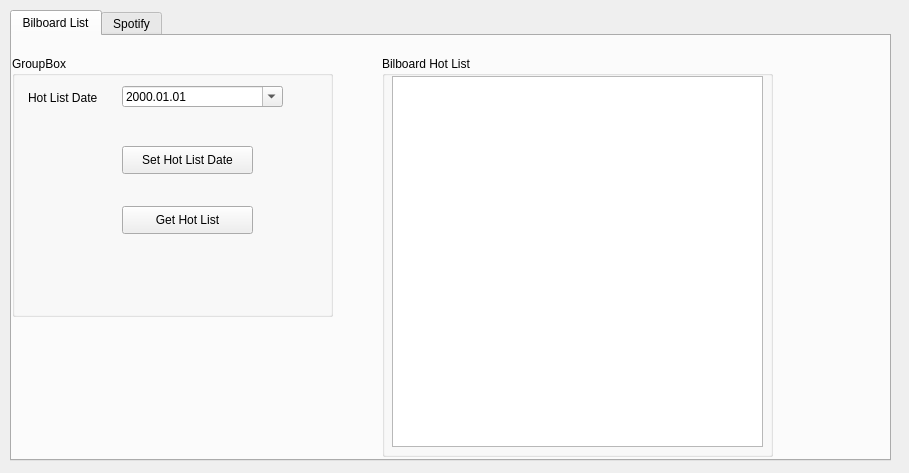
<?xml version="1.0" encoding="UTF-8"?>
<ui version="4.0">
 <class>Form</class>
 <widget class="QWidget" name="Form">
  <property name="geometry">
   <rect>
    <x>0</x>
    <y>0</y>
    <width>909</width>
    <height>473</height>
   </rect>
  </property>
  <property name="windowTitle">
   <string>Form</string>
  </property>
  <widget class="QTabWidget" name="tabWidget">
   <property name="geometry">
    <rect>
     <x>10</x>
     <y>10</y>
     <width>881</width>
     <height>451</height>
    </rect>
   </property>
   <property name="currentIndex">
    <number>0</number>
   </property>
   <widget class="QWidget" name="tab">
    <attribute name="title">
     <string>Bilboard List</string>
    </attribute>
    <widget class="QGroupBox" name="gpbox_hotlist">
     <property name="geometry">
      <rect>
       <x>370</x>
       <y>20</y>
       <width>391</width>
       <height>401</height>
      </rect>
     </property>
     <property name="title">
      <string>Bilboard Hot List</string>
     </property>
     <widget class="QListWidget" name="listWidget">
      <property name="geometry">
       <rect>
        <x>10</x>
        <y>20</y>
        <width>371</width>
        <height>371</height>
       </rect>
      </property>
     </widget>
    </widget>
    <widget class="QGroupBox" name="groupBox_2">
     <property name="geometry">
      <rect>
       <x>0</x>
       <y>20</y>
       <width>321</width>
       <height>261</height>
      </rect>
     </property>
     <property name="title">
      <string>GroupBox</string>
     </property>
     <widget class="QLabel" name="label_5">
      <property name="geometry">
       <rect>
        <x>16</x>
        <y>34</y>
        <width>81</width>
        <height>16</height>
       </rect>
      </property>
      <property name="text">
       <string>Hot List Date</string>
      </property>
     </widget>
     <widget class="QDateEdit" name="dateEdit">
      <property name="geometry">
       <rect>
        <x>110</x>
        <y>30</y>
        <width>161</width>
        <height>21</height>
       </rect>
      </property>
      <property name="displayFormat">
       <string>yyyy.MM.dd</string>
      </property>
      <property name="calendarPopup">
       <bool>true</bool>
      </property>
     </widget>
     <widget class="QPushButton" name="btn_hlistdate">
      <property name="geometry">
       <rect>
        <x>110</x>
        <y>90</y>
        <width>131</width>
        <height>28</height>
       </rect>
      </property>
      <property name="text">
       <string>Set Hot List Date</string>
      </property>
     </widget>
     <widget class="QPushButton" name="btn_gethotlist">
      <property name="geometry">
       <rect>
        <x>110</x>
        <y>150</y>
        <width>131</width>
        <height>28</height>
       </rect>
      </property>
      <property name="cursor">
       <cursorShape>ArrowCursor</cursorShape>
      </property>
      <property name="text">
       <string>Get Hot List</string>
      </property>
     </widget>
    </widget>
   </widget>
   <widget class="QWidget" name="tab_2">
    <attribute name="title">
     <string>Spotify</string>
    </attribute>
    <widget class="QGroupBox" name="gbox_info">
     <property name="geometry">
      <rect>
       <x>20</x>
       <y>20</y>
       <width>301</width>
       <height>261</height>
      </rect>
     </property>
     <property name="title">
      <string>Settings</string>
     </property>
     <widget class="QLabel" name="label">
      <property name="geometry">
       <rect>
        <x>10</x>
        <y>30</y>
        <width>55</width>
        <height>16</height>
       </rect>
      </property>
      <property name="text">
       <string>Client ID</string>
      </property>
     </widget>
     <widget class="QLineEdit" name="cl_idtext">
      <property name="geometry">
       <rect>
        <x>104</x>
        <y>25</y>
        <width>161</width>
        <height>22</height>
       </rect>
      </property>
     </widget>
     <widget class="QLabel" name="label_2">
      <property name="geometry">
       <rect>
        <x>10</x>
        <y>60</y>
        <width>61</width>
        <height>16</height>
       </rect>
      </property>
      <property name="text">
       <string>Client Sec</string>
      </property>
     </widget>
     <widget class="QLineEdit" name="cl_sectext">
      <property name="geometry">
       <rect>
        <x>104</x>
        <y>57</y>
        <width>161</width>
        <height>22</height>
       </rect>
      </property>
     </widget>
     <widget class="QLineEdit" name="txt_playlist">
      <property name="geometry">
       <rect>
        <x>104</x>
        <y>91</y>
        <width>161</width>
        <height>22</height>
       </rect>
      </property>
     </widget>
     <widget class="QLabel" name="label_3">
      <property name="geometry">
       <rect>
        <x>11</x>
        <y>93</y>
        <width>61</width>
        <height>16</height>
       </rect>
      </property>
      <property name="text">
       <string>Play List ID</string>
      </property>
     </widget>
     <widget class="QRadioButton" name="rd_get">
      <property name="geometry">
       <rect>
        <x>30</x>
        <y>140</y>
        <width>95</width>
        <height>20</height>
       </rect>
      </property>
      <property name="text">
       <string>Get Value</string>
      </property>
     </widget>
     <widget class="QRadioButton" name="rd_enter">
      <property name="geometry">
       <rect>
        <x>170</x>
        <y>140</y>
        <width>95</width>
        <height>20</height>
       </rect>
      </property>
      <property name="text">
       <string>Enter Value</string>
      </property>
     </widget>
     <widget class="QPushButton" name="btn_id">
      <property name="geometry">
       <rect>
        <x>80</x>
        <y>190</y>
        <width>93</width>
        <height>28</height>
       </rect>
      </property>
      <property name="text">
       <string>Set</string>
      </property>
     </widget>
    </widget>
    <widget class="QGroupBox" name="groupBox">
     <property name="geometry">
      <rect>
       <x>20</x>
       <y>300</y>
       <width>301</width>
       <height>81</height>
      </rect>
     </property>
     <property name="title">
      <string>GroupBox</string>
     </property>
     <widget class="QPushButton" name="pushButton">
      <property name="geometry">
       <rect>
        <x>82</x>
        <y>30</y>
        <width>93</width>
        <height>28</height>
       </rect>
      </property>
      <property name="text">
       <string>Get Uri</string>
      </property>
     </widget>
    </widget>
    <widget class="QGroupBox" name="groupBox_3">
     <property name="geometry">
      <rect>
       <x>340</x>
       <y>18</y>
       <width>421</width>
       <height>361</height>
      </rect>
     </property>
     <property name="title">
      <string>Song Uri's</string>
     </property>
     <widget class="QListWidget" name="listWidget_2">
      <property name="geometry">
       <rect>
        <x>10</x>
        <y>20</y>
        <width>401</width>
        <height>331</height>
       </rect>
      </property>
     </widget>
    </widget>
    <widget class="QPushButton" name="pushButton_2">
     <property name="geometry">
      <rect>
       <x>770</x>
       <y>40</y>
       <width>101</width>
       <height>28</height>
      </rect>
     </property>
     <property name="text">
      <string>Create Play List</string>
     </property>
    </widget>
   </widget>
  </widget>
 </widget>
 <resources/>
 <connections/>
</ui>
